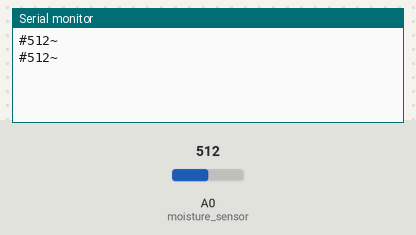
Recording of a sketch running on a simulated Arduino Uno, built with avr-gcc and run on an emulated ATmega328P. Parts: the last lines printed to the serial monitor. Inputs (shaded band) come from the test bench; at power-on: A0 (moisture_sensor) = 512.

Above: at 5.8 s.
5.9 s: A0 (moisture_sensor) set to 716
At 10.5 s:
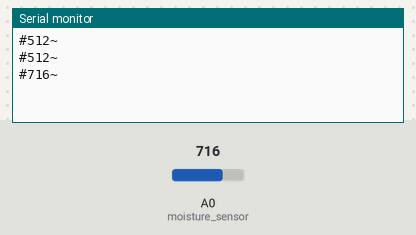
11.9 s: A0 (moisture_sensor) set to 900
At 15.5 s:
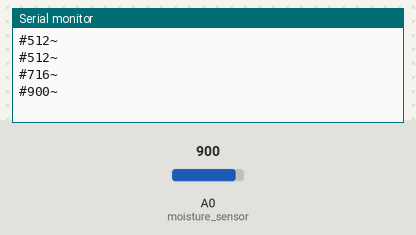
Timing chart, 0 to 17.0 s (numbered marks = the images above; inputs shaded):
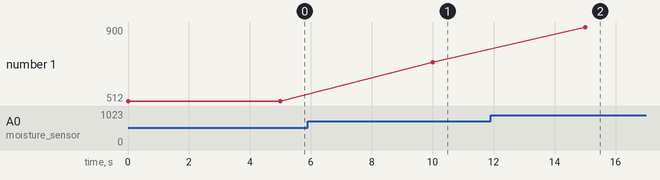

Measured:
- after the input at 5.9 s, the serial monitor: prints a new line after 4.1 s (image 1)
- after the input at 11.9 s, the serial monitor: prints a new line after 3.1 s (image 2)
- plotted number 1: 512 → 716 after the input at 5.9 s, 716 → 900 after the input at 11.9 s

The sketch:

arduino_program.ino
```cpp
int moisture_sensor=A0;

void setup() // one-time executable
{
  pinMode(moisture_sensor,INPUT);
  Serial.begin(9600); // speed of UART - 9600
}

void loop() // logic - iterative loop - infinite - power goes off
{
  // read the data from sensor
  int sensor_value=analogRead(moisture_sensor);
  Serial.print("#"); // Start of the Data Frame
  Serial.print(sensor_value); // send sensor value
  Serial.print("~"); // End of the Data Frame
  Serial.println(); // New line
  delay(5000);// 5 seconds
}
```
